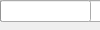
<?xml version="1.0" encoding="UTF-8"?>
<ui version="4.0">
    <class>addBooksDialog</class>
    <widget class="QDialog" m_name="addBooksDialog">
        <property m_name="geometry">
            <rect>
                <x>0</x>
                <y>0</y>
                <width>405</width>
                <height>300</height>
            </rect>
        </property>
        <property m_name="sizePolicy">
            <sizepolicy hsizetype="Fixed" vsizetype="Fixed">
                <horstretch>0</horstretch>
                <verstretch>0</verstretch>
            </sizepolicy>
        </property>
        <property m_name="minimumSize">
            <size>
                <width>400</width>
                <height>300</height>
            </size>
        </property>
        <property m_name="windowTitle">
            <string>Add Books</string>
        </property>
        <property m_name="windowIcon">
            <iconset resource="../resources/images.qrc">
                <normaloff>:/icons/books_icon.png</normaloff>:/icons/books_icon.png
            </iconset>
        </property>
        <widget class="QPushButton" m_name="buttonAdd">
            <property m_name="geometry">
                <rect>
                    <x>120</x>
                    <y>260</y>
                    <width>81</width>
                    <height>21</height>
                </rect>
            </property>
            <property m_name="cursor">
                <cursorShape>PointingHandCursor</cursorShape>
            </property>
            <property m_name="styleSheet">
                <string notr="true"/>
            </property>
            <property m_name="text">
                <string>Add</string>
            </property>
        </widget>
        <widget class="QCheckBox" m_name="checkBoxRecursive">
            <property m_name="geometry">
                <rect>
                    <x>10</x>
                    <y>120</y>
                    <width>72</width>
                    <height>19</height>
                </rect>
            </property>
            <property m_name="text">
                <string>Recursive</string>
            </property>
        </widget>
        <widget class="QLineEdit" m_name="textFolderPath">
            <property m_name="geometry">
                <rect>
                    <x>60</x>
                    <y>70</y>
                    <width>271</width>
                    <height>21</height>
                </rect>
            </property>
        </widget>
        <widget class="QLabel" m_name="addBooksLabel">
            <property m_name="geometry">
                <rect>
                    <x>160</x>
                    <y>10</y>
                    <width>81</width>
                    <height>20</height>
                </rect>
            </property>
            <property m_name="text">
                <string>Add Books</string>
            </property>
            <property m_name="alignment">
                <set>Qt::AlignCenter</set>
            </property>
        </widget>
        <widget class="QPushButton" m_name="buttonClose">
            <property m_name="geometry">
                <rect>
                    <x>210</x>
                    <y>260</y>
                    <width>80</width>
                    <height>21</height>
                </rect>
            </property>
            <property m_name="cursor">
                <cursorShape>PointingHandCursor</cursorShape>
            </property>
            <property m_name="styleSheet">
                <string notr="true"/>
            </property>
            <property m_name="text">
                <string>Cancel</string>
            </property>
        </widget>
        <widget class="QPushButton" m_name="buttonBrowseFolders">
            <property m_name="geometry">
                <rect>
                    <x>340</x>
                    <y>70</y>
                    <width>51</width>
                    <height>21</height>
                </rect>
            </property>
            <property m_name="cursor">
                <cursorShape>PointingHandCursor</cursorShape>
            </property>
            <property m_name="styleSheet">
                <string notr="true"/>
            </property>
            <property m_name="text">
                <string>...</string>
            </property>
        </widget>
        <widget class="QProgressBar" m_name="progressBar">
            <property m_name="geometry">
                <rect>
                    <x>10</x>
                    <y>180</y>
                    <width>381</width>
                    <height>23</height>
                </rect>
            </property>
            <property m_name="value">
                <number>0</number>
            </property>
        </widget>
        <widget class="QLabel" m_name="labelFolder">
            <property m_name="geometry">
                <rect>
                    <x>10</x>
                    <y>70</y>
                    <width>41</width>
                    <height>21</height>
                </rect>
            </property>
            <property m_name="text">
                <string>Folder:</string>
            </property>
        </widget>
    </widget>
    <tabstops>
        <tabstop>textFolderPath</tabstop>
        <tabstop>buttonBrowseFolders</tabstop>
        <tabstop>checkBoxRecursive</tabstop>
        <tabstop>buttonAdd</tabstop>
        <tabstop>buttonClose</tabstop>
    </tabstops>
    <resources>
        <include location="../resources/images.qrc"/>
    </resources>
    <connections/>
</ui>
